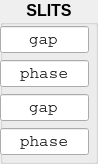
              <widget class="QGroupBox" name="groupBox_SLITS_record">
               <property name="font">
                <font>
                 <pointsize>12</pointsize>
                 <weight>75</weight>
                 <bold>true</bold>
                 <kerning>true</kerning>
                </font>
               </property>
               <property name="title">
                <string>SLITS</string>
               </property>
               <property name="alignment">
                <set>Qt::AlignHCenter|Qt::AlignTop</set>
               </property>
               <widget class="QLineEdit" name="lineEdit_plt_ESA_V">
                <property name="geometry">
                 <rect>
                  <x>0</x>
                  <y>26</y>
                  <width>89</width>
                  <height>27</height>
                 </rect>
                </property>
                <property name="sizePolicy">
                 <sizepolicy hsizetype="Fixed" vsizetype="Fixed">
                  <horstretch>0</horstretch>
                  <verstretch>0</verstretch>
                 </sizepolicy>
                </property>
                <property name="font">
                 <font>
                  <family>Courier</family>
                  <pointsize>12</pointsize>
                  <weight>50</weight>
                  <bold>false</bold>
                 </font>
                </property>
                <property name="statusTip">
                 <string>optic 1</string>
                </property>
                <property name="whatsThis">
                 <string>first optic title</string>
                </property>
                <property name="text">
                 <string>gap</string>
                </property>
                <property name="alignment">
                 <set>Qt::AlignCenter</set>
                </property>
               </widget>
               <widget class="QLineEdit" name="lineEdit_plt_ESA_H">
                <property name="geometry">
                 <rect>
                  <x>0</x>
                  <y>60</y>
                  <width>89</width>
                  <height>27</height>
                 </rect>
                </property>
                <property name="sizePolicy">
                 <sizepolicy hsizetype="Fixed" vsizetype="Fixed">
                  <horstretch>0</horstretch>
                  <verstretch>0</verstretch>
                 </sizepolicy>
                </property>
                <property name="font">
                 <font>
                  <family>Courier</family>
                  <pointsize>12</pointsize>
                  <weight>50</weight>
                  <bold>false</bold>
                 </font>
                </property>
                <property name="statusTip">
                 <string>optic 1</string>
                </property>
                <property name="whatsThis">
                 <string>first optic title</string>
                </property>
                <property name="text">
                 <string>phase</string>
                </property>
                <property name="alignment">
                 <set>Qt::AlignCenter</set>
                </property>
               </widget>
               <widget class="QLineEdit" name="lineEdit_plt_ESB_V">
                <property name="enabled">
                 <bool>true</bool>
                </property>
                <property name="geometry">
                 <rect>
                  <x>0</x>
                  <y>94</y>
                  <width>89</width>
                  <height>27</height>
                 </rect>
                </property>
                <property name="sizePolicy">
                 <sizepolicy hsizetype="Fixed" vsizetype="Fixed">
                  <horstretch>0</horstretch>
                  <verstretch>0</verstretch>
                 </sizepolicy>
                </property>
                <property name="font">
                 <font>
                  <family>Courier</family>
                  <pointsize>12</pointsize>
                  <weight>50</weight>
                  <bold>false</bold>
                 </font>
                </property>
                <property name="statusTip">
                 <string>optic 1</string>
                </property>
                <property name="whatsThis">
                 <string>first optic title</string>
                </property>
                <property name="text">
                 <string>gap</string>
                </property>
                <property name="frame">
                 <bool>true</bool>
                </property>
                <property name="alignment">
                 <set>Qt::AlignCenter</set>
                </property>
                <property name="clearButtonEnabled" stdset="0">
                 <bool>false</bool>
                </property>
               </widget>
               <widget class="QLineEdit" name="lineEdit_plt_ESB_H">
                <property name="enabled">
                 <bool>true</bool>
                </property>
                <property name="geometry">
                 <rect>
                  <x>0</x>
                  <y>128</y>
                  <width>89</width>
                  <height>27</height>
                 </rect>
                </property>
                <property name="sizePolicy">
                 <sizepolicy hsizetype="Fixed" vsizetype="Fixed">
                  <horstretch>0</horstretch>
                  <verstretch>0</verstretch>
                 </sizepolicy>
                </property>
                <property name="font">
                 <font>
                  <family>Courier</family>
                  <pointsize>12</pointsize>
                  <weight>50</weight>
                  <bold>false</bold>
                 </font>
                </property>
                <property name="statusTip">
                 <string>optic 1</string>
                </property>
                <property name="whatsThis">
                 <string>first optic title</string>
                </property>
                <property name="text">
                 <string>phase</string>
                </property>
                <property name="frame">
                 <bool>true</bool>
                </property>
                <property name="alignment">
                 <set>Qt::AlignCenter</set>
                </property>
               </widget>
              </widget>
